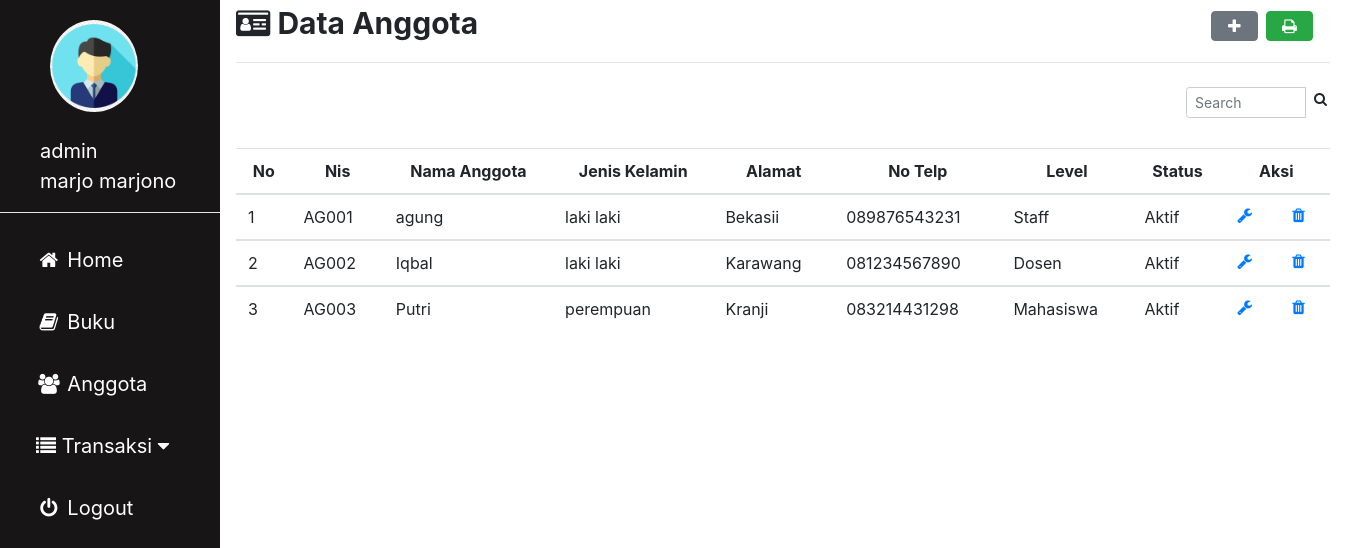
Screenshot of /admin/anggota.php (signed in) with the database file from the repository.
### tables this page shows
CREATE TABLE `anggota` (
  `nis` varchar(10) NOT NULL,
  `nama_anggota` varchar(50) NOT NULL,
  `jk` enum('laki laki','perempuan') NOT NULL,
  `alamat` text NOT NULL,
  `no_telp` varchar(13) NOT NULL,
  `id_level` int(2) NOT NULL,
  `status` varchar(50) NOT NULL
);

CREATE TABLE `level` (
  `id_level` int(2) NOT NULL,
  `nama_level` varchar(50) NOT NULL
);

### admin/anggota.php (the view, shortened to what this page needs)
<?php
include'sidebar.php';
 ?>
 <html>
 <head>
 <link rel="stylesheet" href="../img/csskonten.css">
 <link rel="stylesheet" href="../css/bootstrap.css">
<link rel="stylesheet" href="../img/cssform.css">
 </head>
 <body>
 <div class="main">
   <b><i class="fa fa-id-card"></i> Data Anggota</b><a href="#" rel="tooltip" title="Tambah Data Anggota"><button type="button" name="button" class="btn btn-secondary" style="margin-left:67%" onclick="document.getElementById('id01').style.display='block'"><i class="fa fa-fw fa-plus"></i></button>
   </a><a href="anggota_print.php" target="blank" rel="tooltip" title="Print Data Buku"><button type="button" name="button" class="btn btn-success" ><i class="fa fa-fw fa-print"></i></button></a>
<hr>
<form class="" action="" method="post">
                <div class="input-group input-group-sm" style="width: 150px; margin-left: 950px;">
                  <input type="text" name="search" class="form-control float-right" placeholder="Search">
                  <div class="input-group-append">
                    <button type="submit" class="btn btn-default"><i class="fa fa-search"></i></button>
                  </div>
                </div>
                </form>
    <table class="table table-hover">
      <thead align=center>
        <tr>
          <th scope="col">No</th>
          <th scope="col">Nis</th>
          <th scope="col">Nama Anggota</th>
          <th scope="col">Jenis Kelamin</th>
          <th scope="col">Alamat</th>
          <th scope="col">No Telp</th>
          <th scope="col">Level</th>
          <th scope="col">Status</th>
          <th scope="col" colspan="2">Aksi</th>
        </tr>
      </thead>
      <?php
      if(isset($_POST['search'])){
        $param = $_POST['search'];
        $asd = $koneksi->prepare("SELECT * FROM anggota WHERE nis LIKE :1 OR nama_anggota LIKE :1 ");
        $asd->bindParam(':1', $param);
        $asd->execute();
      }else{
      $asd = $koneksi -> prepare("SELECT * FROM anggota");
      $asd -> execute();
    }
      $i = 1;
      while($data = $asd -> fetch()){
      $id = $data['id_level'];
      $lev = $koneksi -> prepare("SELECT * FROM level WHERE id_level = :level");
      $lev -> bindParam(':level', $id);
      $lev -> execute();
      $hasil = $lev -> fetch();
      ?>
      <tbody>
        <tr>
          <td><?php echo $i ?></td>
          <td><?php echo $data['nis']; ?></td>
          <td><?php echo $data['nama_anggota']; ?></td>
          <td><?php echo $data['jk']; ?></td>
          <td><?php echo $data['alamat']; ?></td>
          <td><?php echo $data['no_telp']; ?></td>
          <td><?php echo $hasil['nama_level']; ?></td>
          <td><?php echo $data['status']; ?></td>
          <td>
            <a rel="tooltip" title="Edit" href="anggota_edit.php?agung=<?php echo $data['nis']; ?>">
            <i class="fa fa-fw fa-wrench"></i></a>
          </td>
          <td>
            <a rel="tooltip" title="Hapus" href="anggota_proses.php?prabowo=hapus&app=<?php echo $data['nis']; ?>">
            <i class="fa fa-fw fa-trash"></i></a>
          </td>
        </tr>
      </tbody>
    <?php $i++;  } ?>
    </table>
   </div>
 </body>
 </html>

### admin/sidebar.php (shortened to what this page needs)
<html>
<head>
<link rel="stylesheet" href="../img/cssadmin.css">
<link rel="stylesheet" href="../css/bootstrap.css">
<link rel="stylesheet" href="https://cdnjs.cloudflare.com/ajax/libs/font-awesome/4.7.0/css/font-awesome.min.css">
</head>
<body>
<div class="sidebar">
  <div class="judul">
  <img src="../img/usr.png" alt="user" class="avatar"><br><br>
  <div class="a">
  <?php echo $_SESSION['username']['id']."<br>".$_SESSION['username']['nama'];?>
</div>
<hr style="background-color:white">
  </div>
  <a href="utama_admin.php"><i class="fa fa-fw fa-home"></i> Home</a>
  <a href="buku.php"><i class="fa fa-fw fa-book"></i> Buku</a>
  <a href="anggota.php"><i class="fa fa-fw fa-group"></i> Anggota</a>
  <div class="dropdown-btn">
  <a><i class="fa fa-list"></i> Transaksi
    <i class="fa fa-caret-down"></i>
  </a></div>
  <a href="../logout.php" onclick="return confirm('apakah anda yakin?')"><i class="fa fa-fw fa-power-off"></i> Logout</a>
</div>
</body>
</html>

### img/cssadmin.css (style rules this page uses)
body { margin: 0; font-family: "Lato", sans-serif; }
.sidebar { margin: 0; padding-left: 0px; padding-top: 20px; width: 220px; background-color: #171515; position: fixed; height: 100%; overflow-x: : hidden ; }
.sidebar a { display: block; color: white; padding: 16px; text-decoration: none; font-size: 20px; margin-left: 20px; }
img.avatar { width: 40%; border-radius: 50%; margin-left: 50px; }
.a { text-align: left; font-size: 20px; margin-left: 40px; }
.judul { color: white; }

### img/csskonten.css (style rules this page uses)
.main { margin-left: 220px; padding: 1px 16px; height: 100%; font-size: 30px; }
input[type=text], input[type=password], select { width: 100%; padding: 5px 5px; margin: 8px 0; display: inline-block; border: 1px solid #ccc; box-sizing: border-box; font-size: 20px; }

### img/cssform.css (style rules this page uses)
input[type=text], input[type=password], select, textarea { width: 100%; padding: 5px 5px; margin: 8px 0; display: inline-block; border: 1px solid #ccc; box-sizing: border-box; font-size: 20px; }
img.avatar { width: 40%; border-radius: 50%; }

### admin/sidebar.php (style rules this page uses)
.dropdown-btn { display: block; color: white; padding: 0px; text-decoration: none; font-size: 20px; margin-left: 0px; }

### rows the page displays
anggota: nis "AG001", nama_anggota "agung", jk "laki laki", alamat "Bekasii", no_telp "089876543231", id_level.nama_level "Staff", status "Aktif"
anggota: nis "AG002", nama_anggota "Iqbal", jk "laki laki", alamat "Karawang", no_telp "081234567890", id_level.nama_level "Dosen", status "Aktif"
anggota: nis "AG003", nama_anggota "Putri", jk "perempuan", alamat "Kranji", no_telp "083214431298", id_level.nama_level "Mahasiswa", status "Aktif"

### other values shown
$_SESSION['username']['id'] "admin"
$_SESSION['username']['nama'] "marjo marjono"
